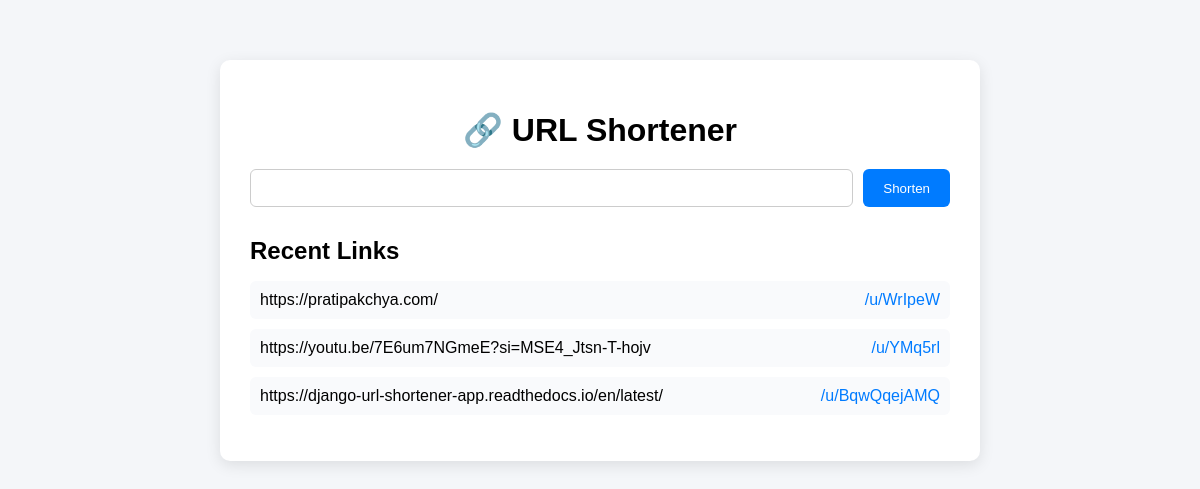
Before: / with the older database file.
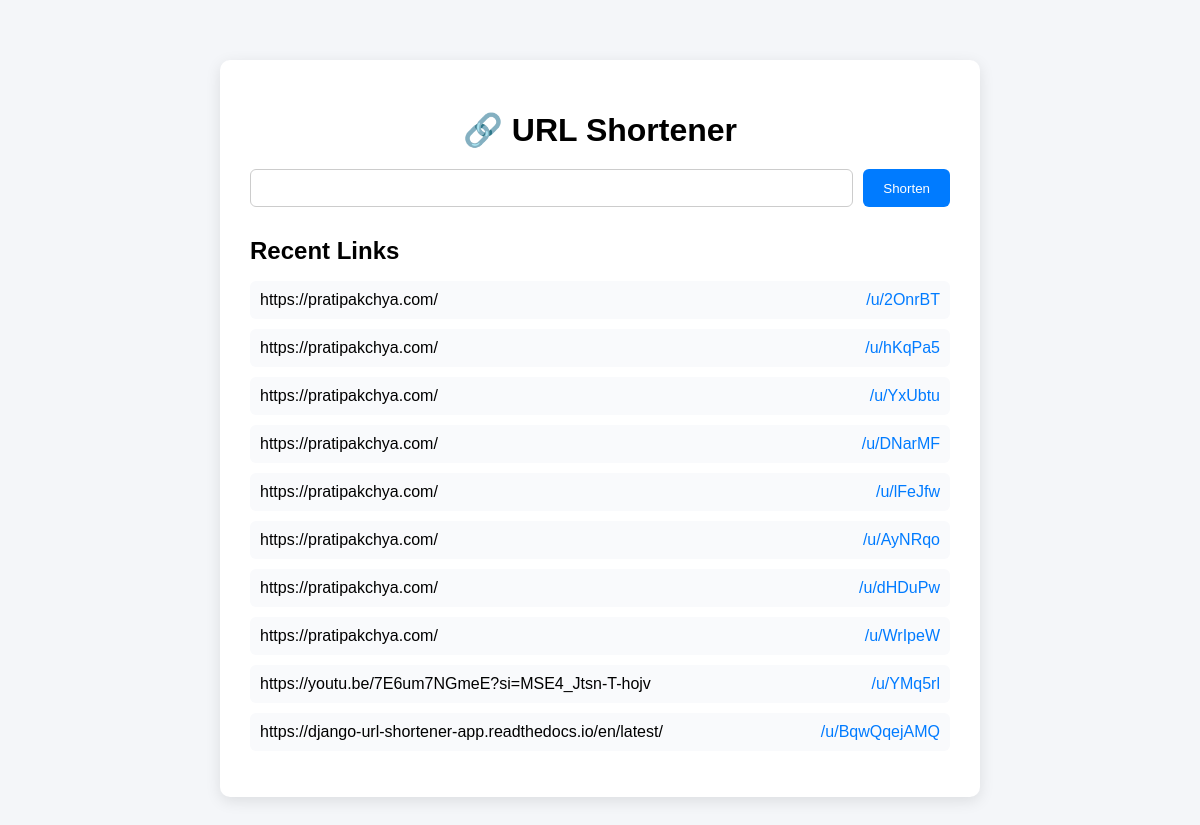
After: the same page with the newer database file.
### url/models.py (models this page shows, shortened)
class UrlData(models.Model):
    url= models.URLField(max_length=200)
    slug= models.CharField(max_length=10,unique=True,db_index=True)
    clicks = models.PositiveIntegerField(default=0)

### url/views.py (the view)
# urls.py: path("", views.urlShort, name="home"),  # Home route for URL shortening form
def urlShort(request):
    if request.method == "POST":
        form = Url(request.POST)
        if form.is_valid():
            url = form.cleaned_data['url']
            slug = create_unique_slug()
            UrlData.objects.create(url=url, slug=slug)
            return redirect('/')  # could improve UX later
    else:
        form = Url()
    data = UrlData.objects.order_by('-id')[:10]
    context = {
        'form': form,
        'data': data
    }
    return render(request, 'urlapp/index.html', context)

### url/forms.py
class Url(forms.Form):
    url=forms.CharField(label='URL')

### url/templates/urlapp/index.html (shortened to what this page needs)
<html lang="en">
<head>
</head>
<body>
<div class="container">
    <h1>🔗 URL Shortener</h1>
<form method="POST">
    {{ form.url }}
    <button type="submit">Shorten</button>
</form>
<h2>Recent Links</h2>
<ul class="url-list">
    {% for entry in data %}
        <li class="url-item">
            <span>{{ entry.url }}</span>
            <a class="short-link" href="/u/{{ entry.slug }}">
                /u/{{ entry.slug }}
            </a>
        </li>
    {% empty %}
        <p>No URLs yet. Start shortening!</p>
    {% endfor %}
</ul>
</div>
</body>
</html>

### url/templates/urlapp/index.html (style rules this page uses)
body { font-family: Arial, sans-serif; background: #f4f6f9; margin: 0; padding: 0; }
.container { max-width: 700px; margin: 60px auto; background: #fff; padding: 30px; border-radius: 10px; box-shadow: 0 4px 15px rgba(0,0,0,0.1); }
h1 { text-align: center; margin-bottom: 20px; }
form { display: flex; gap: 10px; margin-bottom: 30px; }
input[type="text"], input[type="url"] { flex: 1; padding: 10px; border: 1px solid #ccc; border-radius: 6px; font-size: 14px; }
button { padding: 10px 20px; border: none; background: #007bff; color: white; border-radius: 6px; cursor: pointer; transition: 0.2s; }
h2 { margin-bottom: 10px; }
.url-list { list-style: none; padding: 0; }
.url-item { display: flex; justify-content: space-between; align-items: center; background: #f9fafc; padding: 10px; border-radius: 6px; margin-bottom: 10px; }
.short-link { color: #007bff; text-decoration: none; }

Changed rows visible on the page:
added UrlData: url "https://pratipakchya.com/", slug "2OnrBT"
added UrlData: url "https://pratipakchya.com/", slug "hKqPa5"
added UrlData: url "https://pratipakchya.com/", slug "YxUbtu"
added UrlData: url "https://pratipakchya.com/", slug "DNarMF"
added UrlData: url "https://pratipakchya.com/", slug "lFeJfw"
added UrlData: url "https://pratipakchya.com/", slug "AyNRqo"
added UrlData: url "https://pratipakchya.com/", slug "dHDuPw"
